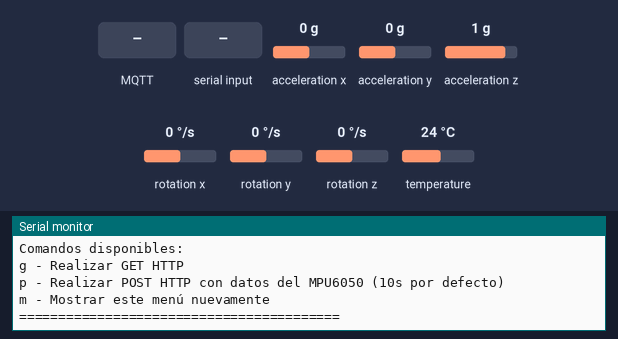
This program was run on a simulated ESP32. Parts: the last lines printed to the serial monitor. Inputs (shaded band) come from the test bench; at power-on: acceleration x 0 g, acceleration y 0 g, acceleration z 1 g, rotation x 0 °/s, rotation y 0 °/s, rotation z 0 °/s, temperature 24 °C. WiFi joins after 1.5 s; servers stay silent unless stated; uploads are accepted with an empty reply; no MQTT or app messages arrive unless stated.

Above: at 9.2 s.
9.3 s: MQTT message "start" arrives on the first subscribed topic
At 10.2 s:
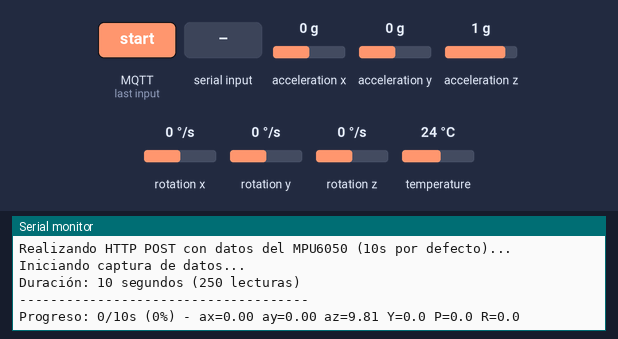
10.8 s: acceleration x set to -1.4 g
At 12.1 s:
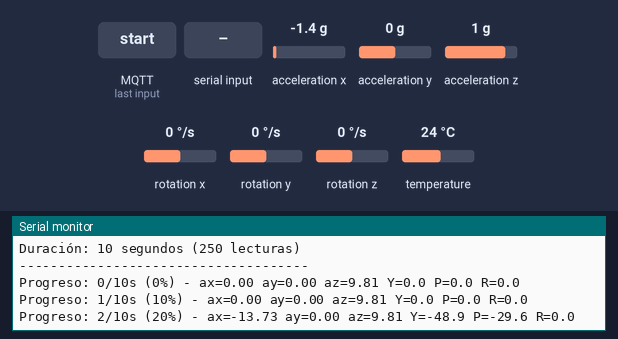
12.3 s: acceleration y set to -1.4 g
At 13.3 s:
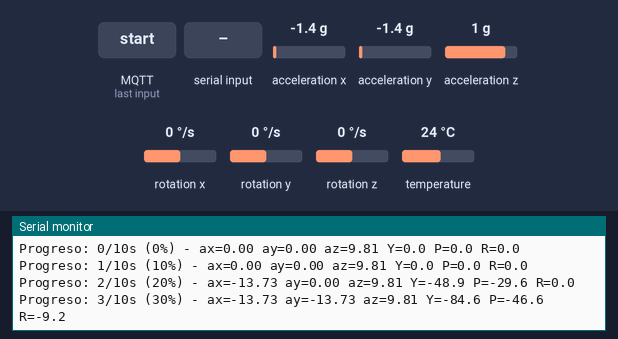
13.8 s: acceleration z set to -1.4 g
At 15.1 s:
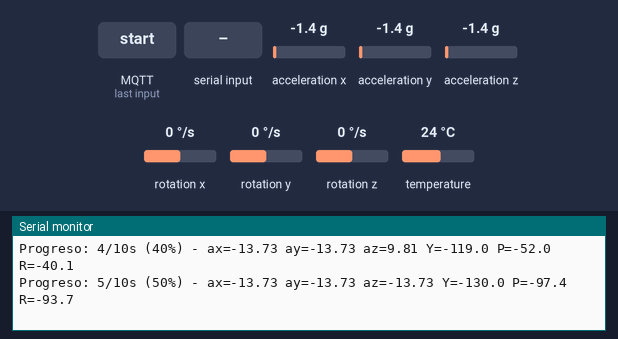
15.3 s: rotation x set to -192 °/s
At 16.0 s:
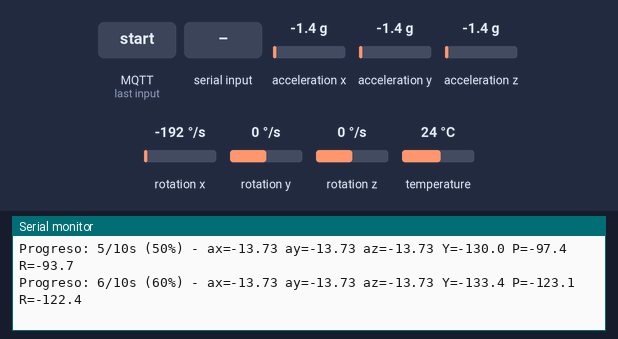

The program:

main.cpp
```cpp
#include <Arduino.h>
#include <WiFi.h>
#include <HTTPClient.h>
#include <Arduino_JSON.h>
#include <PubSubClient.h>
#include <Adafruit_MPU6050.h>
#include <Adafruit_Sensor.h>
#include <Wire.h>

const char* ssid = "";
const char* password = "";

// MQTT params
const char* mqttServer = "broker.emqx.io";
const int mqttPort = 1883;
const char* clientName = "ESP32ClienteIcesiMelo";

// Objeto WiFiClient
WiFiClient wifiClient;

// Objeto PubSubClient
PubSubClient mqttClient(wifiClient);

// Configuración del topic
const char* topic = "esp32/data";
const char* responseTopic = "esp32/response";

String url = "http://192.168.130.56:8080/api/esp32/batch-readings";

// Variables para el cálculo de ángulos
double compAngleX = 0, compAngleY = 0, compAngleZ = 0;
double accXangle, accYangle, accZangle;
double gyroXrate, gyroYrate, gyroZrate;
double gyroXAngle = 0, gyroYAngle = 0, gyroZAngle = 0;
double ap = 0.955; // Complementary Filter constant

// Adafruit MPU6050 Object
Adafruit_MPU6050 mpu;

// Flag para mostrar o no los datos del IMU
bool showImuData = false;

void displayMenu() {
  Serial.println("\n===== SISTEMA DE CAPTURA DE DATOS IMU =====");
  Serial.println("Comandos disponibles:");
  Serial.println("g - Realizar GET HTTP");
  Serial.println("p - Realizar POST HTTP con datos del MPU6050 (10s por defecto)");
  Serial.println("m - Mostrar este menú nuevamente");
  Serial.println("=========================================");
}

void keepAlive() {
  if (!mqttClient.connected()) {
    Serial.println("Reconectando");
    // Intenta conectarse al servidor MQTT
    while (!mqttClient.connected()) {
      Serial.println("Intentando conectar al servidor MQTT...");
      if (mqttClient.connect(clientName)) {
        Serial.println("Conectado al servidor MQTT!");
      } else {
        Serial.print("Error al conectar: ");
        Serial.println(mqttClient.state());
        delay(5000);
      }
    }
    mqttClient.subscribe(topic);
  }
}

void httpGET() {
  HTTPClient http;
  http.begin(url.c_str());
  int httpResponseCode = http.GET();
  if (httpResponseCode > 0) {
    Serial.print("HTTP Response code: ");
    Serial.println(httpResponseCode);
    String payload = http.getString();
    Serial.println(payload);
  } else {
    Serial.print("Error code: ");
    Serial.println(httpResponseCode);
  }
  http.end();
}

// Inicializa el MPU6050
void initMPU() {
  Serial.println("Inicializando MPU6050...");
  if (!mpu.begin()) {
    Serial.println("No se pudo encontrar el MPU6050!");
    while (1) {
      delay(10);
    }
  }
  Serial.println("MPU6050 encontrado!");

  mpu.setAccelerometerRange(MPU6050_RANGE_8_G);
  mpu.setGyroRange(MPU6050_RANGE_500_DEG);
  mpu.setFilterBandwidth(MPU6050_BAND_5_HZ);

  Serial.println("MPU6050 configurado correctamente");
}

// Lee los datos del MPU6050 y calcula los ángulos
void updateAngles() {
  // Lectura de los valores del MPU6050
  sensors_event_t a, g, temp;
  mpu.getEvent(&a, &g, &temp);

  // Obtener los valores de aceleración
  double AcX = a.acceleration.x;
  double AcY = a.acceleration.y;
  double AcZ = a.acceleration.z;

  // Calcular los ángulos de aceleración
  accXangle = (atan2(AcY, AcZ) * RAD_TO_DEG);
  accYangle = (atan2(AcX, AcZ) * RAD_TO_DEG);
  accZangle = (atan2(AcX, AcY) * RAD_TO_DEG);

  // Obtener los valores de velocidad angular
  gyroXrate = g.gyro.x;
  gyroYrate = g.gyro.y;
  gyroZrate = g.gyro.z;

  // Calcular la diferencia de tiempo
  static unsigned long lastTime = 0;
  unsigned long currentTime = millis();
  double dt = (currentTime - lastTime) / 1000.0;  // Convertir a segundos
  if (lastTime == 0) {
    dt = 0;
  }
  lastTime = currentTime;

  // Calcular los ángulos de los giroscopios
  gyroXAngle = gyroXrate * dt;
  gyroYAngle = gyroYrate * dt;
  gyroZAngle = gyroZrate * dt;

  // Aplicar el filtro complementario
  compAngleX = ap * (compAngleX + gyroXAngle) + (1 - ap) * accXangle;
  compAngleY = ap * (compAngleY + gyroYAngle) + (1 - ap) * accYangle;
  compAngleZ = ap * (compAngleZ + gyroZAngle) + (1 - ap) * accZangle;
}

int currentTestId = 0;

void httpPOST(int durationSeconds = 10) {
  // Activar la visualización de datos del IMU durante la prueba
  showImuData = true;

  // Calcular el número de lecturas basado en la duración y frecuencia de muestreo (25 Hz)
  int totalReadings = durationSeconds * 25;
  int sampleIntervalMs = 40; // 40ms = 25 Hz

  Serial.println("\nIniciando captura de datos...");
  Serial.print("Duración: ");
  Serial.print(durationSeconds);
  Serial.print(" segundos (");
  Serial.print(totalReadings);
  Serial.println(" lecturas)");
  Serial.println("-------------------------------------");

  // Iniciar la construcción del JSON manualmente
  String json = "{\"testId\":" + String(currentTestId) + ",\"duration\":" + String(durationSeconds) + ",\"readings\":[";

  unsigned long startTime = millis();
  unsigned long lastSampleTime = startTime;

  for (int i = 0; i < totalReadings; ) {
    unsigned long currentTime = millis();

    if (currentTime - lastSampleTime >= sampleIntervalMs) {
      // Actualizar los ángulos
      updateAngles();

      // Leer los datos del sensor
      sensors_event_t a, g, temp;
      mpu.getEvent(&a, &g, &temp);

      // Añadir esta lectura al JSON como un objeto
      json += "{";
      json += "\"time\":" + String(currentTime - startTime) + ",";
      json += "\"ax\":" + String(a.acceleration.x) + ",";
      json += "\"ay\":" + String(a.acceleration.y) + ",";
      json += "\"az\":" + String(a.acceleration.z) + ",";
      json += "\"y\":" + String(compAngleZ) + ",";
      json += "\"p\":" + String(compAngleY) + ",";
      json += "\"r\":" + String(compAngleX);
      json += "}";

      // Añadir coma excepto para el último elemento
      if (i < totalReadings - 1) {
        json += ",";
      }

      // Mostrar progreso cada 25 lecturas (1 segundo)
      if (showImuData && i % 25 == 0) {
        int elapsedSeconds = (currentTime - startTime) / 1000;
        Serial.print("Progreso: ");
        Serial.print(elapsedSeconds);
        Serial.print("/");
        Serial.print(durationSeconds);
        Serial.print("s (");
        Serial.print((i * 100) / totalReadings);
        Serial.print("%) - ");
        Serial.print("ax=");
        Serial.print(a.acceleration.x, 2);
        Serial.print(" ay=");
        Serial.print(a.acceleration.y, 2);
        Serial.print(" az=");
        Serial.print(a.acceleration.z, 2);
        Serial.print(" Y=");
        Serial.print(compAngleZ, 1);
        Serial.print(" P=");
        Serial.print(compAngleY, 1);
        Serial.print(" R=");
        Serial.println(compAngleX, 1);
      }

      lastSampleTime = currentTime;
      i++;
    }

    // Verificar si se ha excedido el tiempo máximo (con un margen del 10%)
    if (currentTime - startTime > (durationSeconds * 1100)) {
      Serial.println("Tiempo máximo excedido, finalizando captura...");
      break;
    }
  }

  // Cerrar el array de lecturas y el objeto principal
  json += "]}";

  // Desactivar la visualización de datos del IMU
  showImuData = false;
  unsigned long totalTime = millis() - startTime;
  Serial.println("-------------------------------------");
  Serial.print("Captura de datos completada en ");
  Serial.print(totalTime / 1000.0, 2);
  Serial.println(" segundos!");

  // Debug: Mostrar información del JSON
  Serial.println("Enviando datos al servidor...");
  Serial.print("Tamaño del JSON: ");
  Serial.print(json.length());
  Serial.println(" bytes");

  // Enviar los datos mediante HTTP POST
  HTTPClient http;
  http.begin(url.c_str());
  http.addHeader("Content-Type", "application/json");

  // Aumentar el timeout para transmisiones más largas
  http.setTimeout(30000); // 30 segundos

  int httpResponseCode = http.POST(json);

  // Crear mensaje de respuesta para MQTT
  String responseMessage;
  bool success = false;

  if (httpResponseCode > 0) {
    Serial.print("HTTP Response code: ");
    Serial.println(httpResponseCode);
    String payload = http.getString();
    Serial.println(payload);

    // Verificar si la respuesta indica éxito (códigos 200-299)
    if (httpResponseCode >= 200 && httpResponseCode < 300) {
      success = true;
      responseMessage = "{\"testId\":" + String(currentTestId) +
                       ",\"status\":\"success\"" +
                       ",\"message\":\"Datos guardados correctamente\"" +
                       ",\"readingsCount\":" + String(totalReadings) +
                       ",\"duration\":" + String(durationSeconds) + "}";
    } else {
      responseMessage = "{\"testId\":" + String(currentTestId) +
                       ",\"status\":\"error\"" +
                       ",\"message\":\"Error del servidor: " + String(httpResponseCode) + "\"" +
                       ",\"httpCode\":" + String(httpResponseCode) + "}";
    }
  } else {
    Serial.print("Error code: ");
    Serial.println(httpResponseCode);
    responseMessage = "{\"testId\":" + String(currentTestId) +
                     ",\"status\":\"error\"" +
                     ",\"message\":\"Error de conexión HTTP\"" +
                     ",\"httpCode\":" + String(httpResponseCode) + "}";
  }

  http.end();

  // Publicar respuesta en MQTT
  if (mqttClient.connected()) {
    Serial.println("Publicando respuesta en MQTT...");
    Serial.println("Mensaje de respuesta: " + responseMessage);
    mqttClient.publish(responseTopic, responseMessage.c_str());
    Serial.println("Respuesta publicada en topic: " + String(responseTopic));
  } else {
    Serial.println("Cliente MQTT no conectado, no se pudo publicar respuesta");
  }

  displayMenu();
}

void initWiFi() {
  Serial.println("\nConectando a WiFi...");
  WiFi.begin(ssid, password);
  Serial.print("Conectando a ");
  Serial.print(ssid);
  Serial.print(" ");

  int attempts = 0;
  while (WiFi.status() != WL_CONNECTED && attempts < 20) {
    Serial.print(".");
    delay(1000);
    attempts++;
  }

  if (WiFi.status() == WL_CONNECTED) {
    Serial.println("\n¡Conectado correctamente!");
    Serial.print("Dirección IP: ");
    Serial.println(WiFi.localIP());

    // Conectar al broker MQTT después de establecer la conexión WiFi
    Serial.println("Conectando al broker MQTT...");
    if (mqttClient.connect(clientName)) {
      Serial.println("Conectado al servidor MQTT!");
      mqttClient.subscribe(topic);
    } else {
      Serial.print("Error al conectar al MQTT: ");
      Serial.println(mqttClient.state());
    }
  } else {
    Serial.println("\nNo se pudo conectar al WiFi. Intente nuevamente.");
  }

  displayMenu();
}

void callback(char* topic, byte* payload, unsigned int length) {
  String message = "";
  for (int i = 0; i < length; i++) {
    message += (char)payload[i];
  }
  Serial.print("Mensaje recibido en el topic: ");
  Serial.print(topic);
  Serial.print(" - Mensaje: ");
  Serial.println(message);

  // Verificar si el mensaje es un simple "start" (para compatibilidad)
  if(message == "start"){
    initWiFi();
    if (WiFi.status() == WL_CONNECTED) {
      Serial.println("Realizando HTTP POST con datos del MPU6050 (10s por defecto)...");
      httpPOST(10); // Duración por defecto
    } else {
      Serial.println("Error: No hay conexión WiFi. Usa 'w' para conectarte primero.");
    }
    return;
  }

  // Intentar parsear el mensaje como JSON
  JSONVar jsonMessage;
  jsonMessage = JSON.parse(message);

  if (JSON.typeof(jsonMessage) == "undefined") {
    Serial.println("El parsing del mensaje JSON falló!");
    return;
  }

  // Verificar si el mensaje tiene el comando "start"
  if (jsonMessage.hasOwnProperty("command") && String((const char*)jsonMessage["command"]) == "start") {
    // Obtener el testId
    if (jsonMessage.hasOwnProperty("testId")) {
      currentTestId = (int)jsonMessage["testId"];
      Serial.print("ID del test recibido: ");
      Serial.println(currentTestId);
    }

    // Obtener la duración (por defecto 10 segundos)
    int duration = 10;
    if (jsonMessage.hasOwnProperty("duration")) {
      duration = (int)jsonMessage["duration"];
      Serial.print("Duración recibida: ");
      Serial.print(duration);
      Serial.println(" segundos");
    } else {
      Serial.println("Duración no especificada, usando 10 segundos por defecto");
    }

    // Validar la duración (entre 5 y 60 segundos)
    if (duration < 5) {
      duration = 5;
      Serial.println("Duración ajustada a 5 segundos (mínimo)");
    } else if (duration > 60) {
      duration = 60;
      Serial.println("Duración ajustada a 60 segundos (máximo)");
    }

    initWiFi();
    if (WiFi.status() == WL_CONNECTED) {
      Serial.print("Realizando HTTP POST con datos del MPU6050 por ");
      Serial.print(duration);
      Serial.println(" segundos...");
      httpPOST(duration);
    } else {
      Serial.println("Error: No hay conexión WiFi.");
    }
  } else {
    Serial.println("Comando desconocido en el mensaje JSON");
  }
}

void setup() {
  Serial.begin(115200);
  Wire.begin();
  WiFi.mode(WIFI_STA);

  delay(3000);
  Serial.println("\n\n\n");

  initMPU();

  mqttClient.setServer(mqttServer, mqttPort);
  mqttClient.setCallback(callback);

  displayMenu();

  Serial.println("Iniciando conexión WiFi automáticamente en 3 segundos...");
  delay(3000);
  initWiFi();
}

void loop() {
  if (WiFi.status() == WL_CONNECTED) {
    mqttClient.loop();
    keepAlive();
  }

  if (Serial.available() > 0) {
    String data = Serial.readStringUntil('\n');

    if (data == "g") {
      if (WiFi.status() == WL_CONNECTED) {
        Serial.println("Realizando HTTP GET...");
        httpGET();
        displayMenu();
      } else {
        Serial.println("Error: No hay conexión WiFi.");
        initWiFi();
      }
    } else if (data == "p") {
      if (WiFi.status() == WL_CONNECTED) {
        Serial.println("Realizando HTTP POST con datos del MPU6050 (10s)...");
        httpPOST(10);
      } else {
        Serial.println("Error: No hay conexión WiFi.");
        initWiFi();
      }
    } else if (data == "m") {
      displayMenu();
    } else {
      Serial.print("Comando desconocido: ");
      Serial.println(data);
      displayMenu();
    }
  }

  delay(10);
}
```

Measured:
- after the input at 9.3 s, the serial monitor: prints a new line at once (image 1)
- after the input at 10.8 s, the serial monitor: prints a new line after 0.65 s (image 2)
- after the input at 12.3 s, the serial monitor: prints a new line after 0.15 s (image 3)
- after the input at 13.8 s, the serial monitor: prints a new line after 0.65 s (image 4)
- after the input at 15.3 s, the serial monitor: prints a new line after 0.15 s (image 5)
